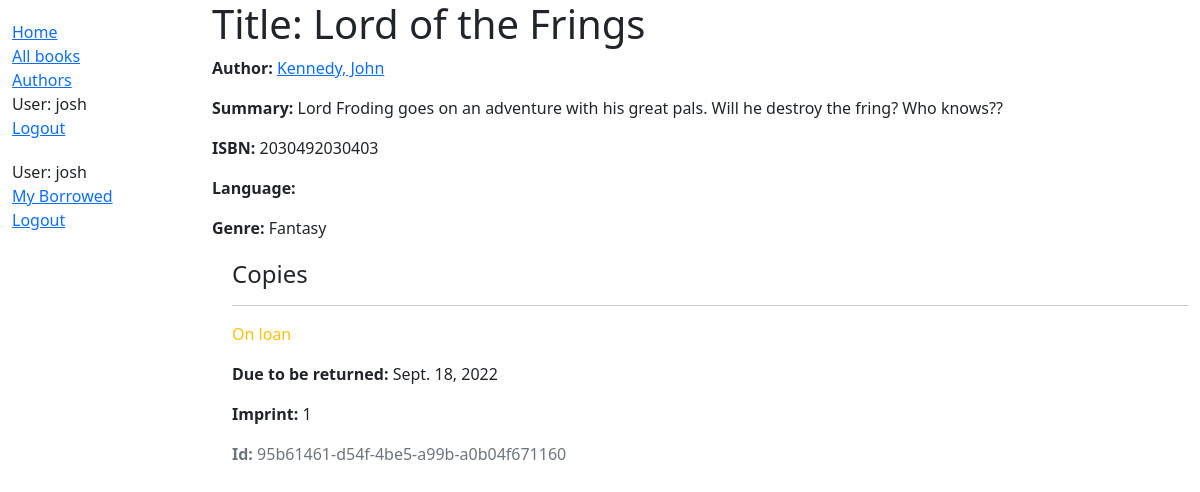
Screenshot of /catalog/book/1 (signed in) with the database file from the repository.
### catalog/models.py (models this page shows, shortened)
class Book(models.Model):
    title = models.CharField(max_length=200)
    author = models.ForeignKey('Author', on_delete=models.SET_NULL, null=True)
    summary = models.TextField(max_length=1000, help_text='Enter a brief description of the book')
    isbn = models.CharField('ISBN', max_length=13, unique=True,
                             help_text='13 Character <a href="https://www.isbn-international.org/content/what-isbn">ISBN number</a>')
    genre = models.ManyToManyField(Genre, help_text='Select a genre for this book')
    def display_genre(self):
        """Create a string for the Genre. This is required to display genre in Admin."""
        return ', '.join(genre.name for genre in self.genre.all()[:3])
    display_genre.short_description = 'Genre'

class Author(models.Model):
    first_name = models.CharField(max_length=100)
    last_name = models.CharField(max_length=100)
    date_of_birth = models.DateField(null=True, blank=True)
    date_of_death = models.DateField('Died', null=True, blank=True)
    class Meta:
        ordering = ['last_name', 'first_name']
    def __str__(self):
        return f'{self.last_name}, {self.first_name}'

class Genre(models.Model):
    name = models.CharField(max_length=200, help_text='Enter a book genre (e.g. Science Fiction)')
    def __str__(self):
        return self.name

class BookInstance(models.Model):
    id = models.UUIDField(primary_key=True, default=uuid.uuid4, help_text='Unique ID for this particular book across whole library')
    book = models.ForeignKey('Book', on_delete=models.RESTRICT, null=True)
    imprint = models.CharField(max_length=200)
    due_back = models.DateField(null=True, blank=True)
    borrower = models.ForeignKey(User, on_delete=models.SET_NULL, null=True, blank=True)
    LOAN_STATUS = (
        ('m', 'Maintenance'),
        ('o', 'On loan'),
        ('a', 'Available'),
        ('r', 'Reserved'),
    )
    status = models.CharField(
        max_length=1,
        choices=LOAN_STATUS,
        blank=True,
        default='m',
        help_text='Book availability',
    )
    class Meta:
        ordering = ['due_back']
        permissions = (("can_mark_returned", "Set book as returned"),)

### catalog/views.py (the view)
# urls.py: path('book/<int:pk>', views.BookDetailView.as_view(), name='book-detail'),
class BookDetailView(generic.DetailView):
    model = Book

### catalog/templates/catalog/book_detail.html
<!DOCTYPE html>
{% extends "base_generic.html" %}
{% block content %}
  <h1>Title: {{ book.title }}</h1>
  <p><strong>Author:</strong> <a href="">{{ book.author }}</a></p>
  <p><strong>Summary:</strong> {{ book.summary }}</p>
  <p><strong>ISBN:</strong> {{ book.isbn }}</p>
  <p><strong>Language:</strong> {{ book.language }}</p>
  <p><strong>Genre:</strong> {{ book.genre.all|join:", " }}</p>
  <div style="margin-left:20px;margin-top:20px">
    <h4>Copies</h4>
    {% for copy in book.bookinstance_set.all %}
      <hr>
      <p class="{% if copy.status == 'a' %}text-success{% elif copy.status == 'm' %}text-danger{% else %}text-warning{% endif %}">
        {{ copy.get_status_display }}
      </p>
      {% if copy.status != 'a' %}
        <p><strong>Due to be returned:</strong> {{ copy.due_back }}</p>
      {% endif %}
      <p><strong>Imprint:</strong> {{ copy.imprint }}</p>
      <p class="text-muted"><strong>Id:</strong> {{ copy.id }}</p>
    {% endfor %}
  </div>
{% endblock %}

### catalog/templates/base_generic.html (shortened to what this page needs)
<!DOCTYPE html>
<html lang="en">
<head>
  <link href="https://cdn.jsdelivr.net/npm/bootstrap@5.1.3/dist/css/bootstrap.min.css" rel="stylesheet">
  {% load static %}
  <link rel="stylesheet" href="{% static 'css/styles.css' %}">
</head>
<body>
  <div class="container-fluid">
    <div class="row">
      <div class="col-sm-2">
      {% block sidebar %}
        <ul class="sidebar-nav">
          <li><a href="{% url 'index' %}">Home</a></li>
          <li><a href="{% url 'books' %}">All books</a></li>
          <li><a href="{%url 'authors'%}">Authors</a></li>
         {% if user.is_authenticated %}
            <li>User: {{ user.get_username }}</li>
            <li><a href="{% url 'logout'%}?next={{request.path}}">Logout</a></li>
         {% else %}
            <li><a href="{% url 'login'%}?next={{request.path}}">Login</a></li>
         {% endif %}
        </ul>
         <ul class="sidebar-nav">
            {% if user.is_authenticated %}
                <li>User: {{ user.get_username }}</li>
                <li><a href="{% url 'my-borrowed' %}">My Borrowed</a></li>
                <li><a href="{% url 'logout'%}?next={{request.path}}">Logout</a></li>
            {% else %}
                 <li><a href="{% url 'login'%}?next={{request.path}}">Login</a></li>
            {% endif %}
         </ul>
     {% endblock %}
      </div>
      <div class="col-sm-10 ">{% block content %}{% endblock %}</div>
    </div>
  </div>
</body>
</html>

### catalog/styles.css (style rules this page uses)
.sidebar-nav { margin-top: 20px; padding: 0; list-style: none; }

### rows the page displays
Book: author "Kennedy, John", summary "Lord Froding goes on an adventure with his great pals. Will he destroy the fring? Who knows??", isbn "2030492030403", genre.all "Fantasy"
BookInstance: status "On loan", due_back "Sept. 18, 2022", imprint "1", id "95b61461-d54f-4be5-a99b-a0b04f671160"

### other values shown
{{ user.get_username }} "josh"
